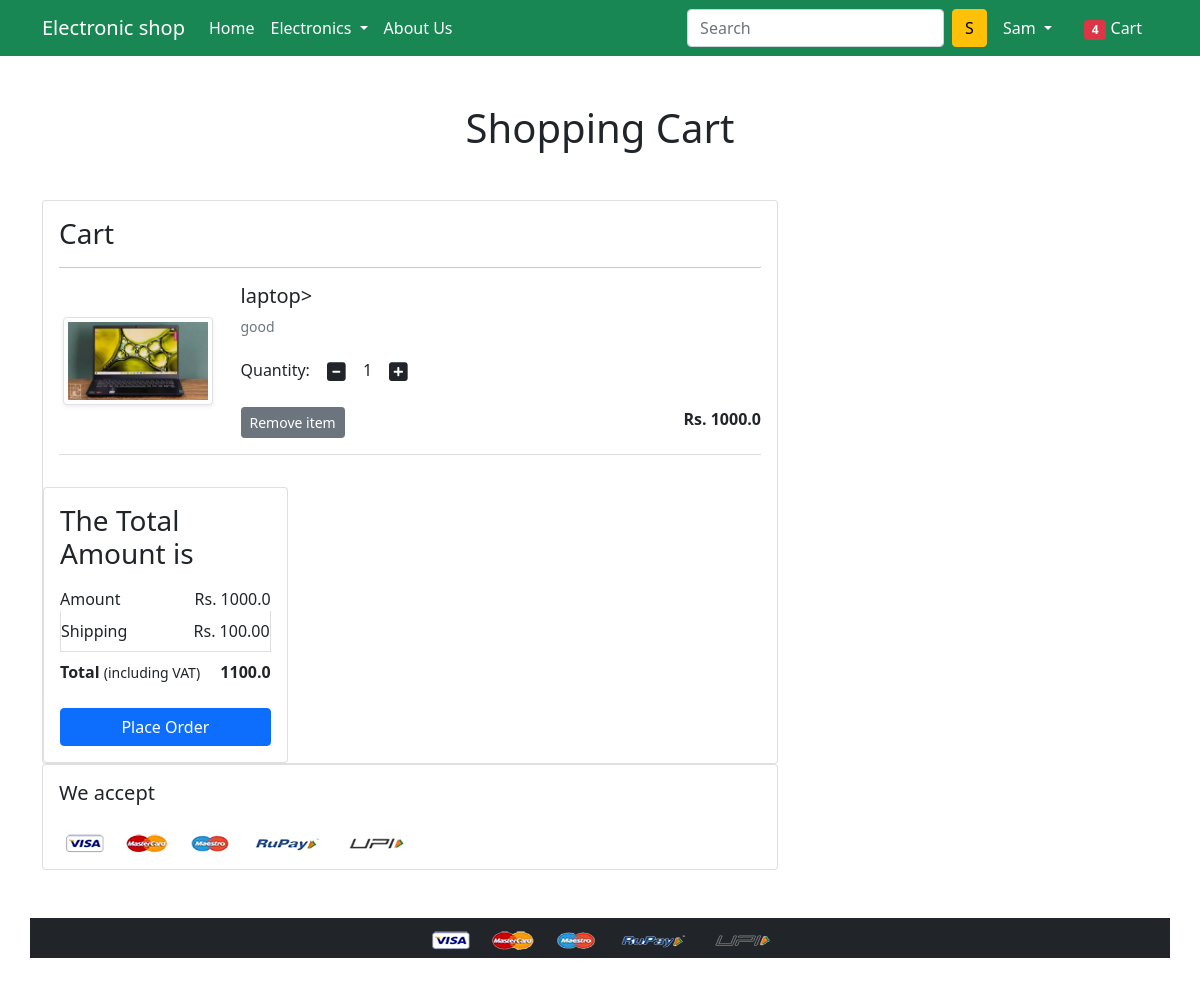
The app's page /cart/ (signed in) with its own data.
### app/models.py (models this page shows, shortened)
class Cart(models.Model):
    user = models.ForeignKey(User, on_delete = models.CASCADE)
    product = models.ForeignKey(Product, on_delete = models.CASCADE)
    quantity = models.PositiveIntegerField(default = 1)

class Product(models.Model):
  title = models.CharField(max_length=100)
  selling_price = models.FloatField()
  discounted_price = models.FloatField()
  description = models.TextField()
  brand = models.CharField(max_length = 100)
  category = models.CharField(choices = CATEGORY_CHOICES,max_length = 2)
  product_image = models.ImageField(upload_to='productimg')

### app/views.py (the view)
# urls.py: path('cart/', views.show_cart, name='showcart'),
def show_cart(request):
   if request.user.is_authenticated:
    user = request.user
    cart = Cart.objects.filter(user=user)
    amount = 0.0
    shipping_amount = 100.0
    total_amount = 0.0
    cart_product = [p for p in Cart.objects.all() if p.user == user  ]
    if cart_product:
        for p in cart_product:
            tempamount = (p.quantity * p.product.discounted_price)
            amount += tempamount
            totalamount = amount+ shipping_amount
        return render(request, 'app/addtocart.html',{'carts':cart, 'totalamount':totalamount, 'amount':amount})
    else:
       return render(request, 'app/emptycart.html')

### app/templates/app/addtocart.html (shortened to what this page needs)
{% extends 'app/base.html' %}
{% load static %}
{% block main-content %}
<div class="container my-5">
 <div class="row">
  <h1 class="text-center mb-5">Shopping Cart</h1>
  <div class="col-sm-8">
  <div class="card">
   <div class="card-body">
    <h3>Cart</h3>
    {% for cart in carts %}
    <hr>
    <div class="row">
     <div class="col-sm-3 text-center align-self-center"><img src="{{cart.product.product_image.url}}" alt="" srcset="" class="img-fluid img-thumbnail shadow-sm" height="150" width="150"> </div>
     <div class="col-sm-9">
      <div>
       <h5> {{cart.product.title}}></h5>
       <p class="mb-2 text-muted small">{{cart.product.description}}</p>
       <div class="my-3">
        <label for="quantity">Quantity:</label>
        <a class="minus-cart btn" pid ="{{cart.product.id}}"><i class="fas fa-minus-square fa-lg"></i></a>
          <span id="quantity" >{{cart.quantity}}</span>
        <a class="plus-cart btn" pid ="{{cart.product.id}}"><i class="fas fa-plus-square fa-lg"></i></a>
       </div>
       <div class="d-flex justify-content-between">
        <a href="#" class="btn btn-sm btn-secondary mr-3 remove-cart" pid ="{{cart.product.id}}">Remove item </a>
        <p class="mb-0"><span><strong>Rs. {{cart.product.discounted_price}}</strong></span></p>
       </div>
      </div>
     </div>
    </div>
    {% endfor %}
    <hr class="text-muted">
  </div>
  <div class="col-sm-4" stye="align:right">
   <div class="card">
    <div class="card-body">
      <h3>The Total Amount is</h3>
      <ul class="list-group">
       <li class="list-group-item d-flex justify-content-between align-items-center border-0 px-0 pb-0">Amount<span id="amount">Rs. <span>{{amount}}</span></span></li>
       <li class="list-group-item d-flex justify-content-between align-items-center px-0">Shipping<span>Rs. 100.00</span></li>
       <li class="list-group-item d-flex justify-content-between align-items-center border-0 px-0 mb-3">
        <div>
           <strong>Total</strong> <small>(including VAT)</small>
         </div>
         <span><strong><strong id="totalamount">{{totalamount}}</strong></strong></span>
       </li>
      </ul>
      <div class="d-grid"><a href="{% url 'checkout' %}" class="btn btn-primary">Place Order</a></div>
    </div>
   </div>
  </div>
 </div>
</div>
<div class="container">
 <div class="row">
  <div class="col-sm-8">
   <div class="card">
    <div class="card-body">
      <h5 class="mb-4">We accept</h5>
      <img src="{% static 'app/images/payment.png' %}" alt="" class="img-fluid">
    </div>
  </div>
  </div>
 </div>
</div>
{% endblock main-content %}

### app/templates/app/base.html (shortened to what this page needs)
<!doctype html>
{% load static %}
<html lang="en">
  <head>
    <link href="https://cdn.jsdelivr.net/npm/bootstrap@5.0.0-beta1/dist/css/bootstrap.min.css" rel="stylesheet">
    <link rel="stylesheet" href="{% static 'app/css/owl.carousel.min.css' %}">
    <link rel="stylesheet" href="{% static 'app/css/all.min.css' %}">
    <link rel="stylesheet" href="{% static 'app/css/style.css' %}">
  </head>
  <body>
    <nav class="navbar navbar-expand-lg navbar-dark bg-success">
     <div class="container">
       <a class="navbar-brand" href="/">Electronic shop</a>
       <div class="collapse navbar-collapse" id="navbarSupportedContent">
         <ul class="navbar-nav me-auto mb-2 mb-lg-0">
           <li class="nav-item">
             <a class="nav-link active" aria-current="page" href="/">Home</a>
           </li>
           <li class="nav-item dropdown">
             <a class="nav-link dropdown-toggle text-white" href="#" id="electronicsDropdown" role="button" data-bs-toggle="dropdown" aria-expanded="false">
               Electronics
             </a>
           </li>
           <li class="nav-item">
            <a class="nav-link active" aria-current="page" href="#">About Us</a>
          </li>
         </ul>
         <form class="d-flex">
           <input class="form-control me-2" type="search" placeholder="Search" aria-label="Search">
           <button class="btn btn-warning" type="submit">S</button>
         </form>
         <div>
          <ul class="navbar-nav me-auto mb-2 mb-lg-0">
            {% if request.user.is_authenticated %}
            <li class="nav-item dropdown mx-2">
              <a class="nav-link dropdown-toggle text-white" href="#" id="profileDropdown" role="button" data-bs-toggle="dropdown" aria-expanded="false">
                {{request.user.username|capfirst}}
              </a>
            </li>
            <li class="nav-item mx-2">
             <a href="{% url 'showcart' %}" class="nav-link text-white"><span class="badge bg-danger">4</span> Cart </a>
            </li>
            {% endif %}
          </ul>
         </div>
       </div>
     </div>
    </nav>
    {% block main-content %} {% endblock main-content %}
    <footer class="container-fluid bg-dark text-center p-2 mt-5">
        <img src="{% static 'app/images/payment.png' %}" alt="" srcset="" class="img-fluid" height="2px">
    </footer>
  </body>
</html>

### records on screen
Cart: product.product_image (picture), product "laptop", product.description "good", quantity "1", product.discounted_price "1000.0"

### other values on screen
{{ request.user.username|capfirst }} "Sam"
{{ amount }} "1000.0"
{{ totalamount }} "1100.0"
